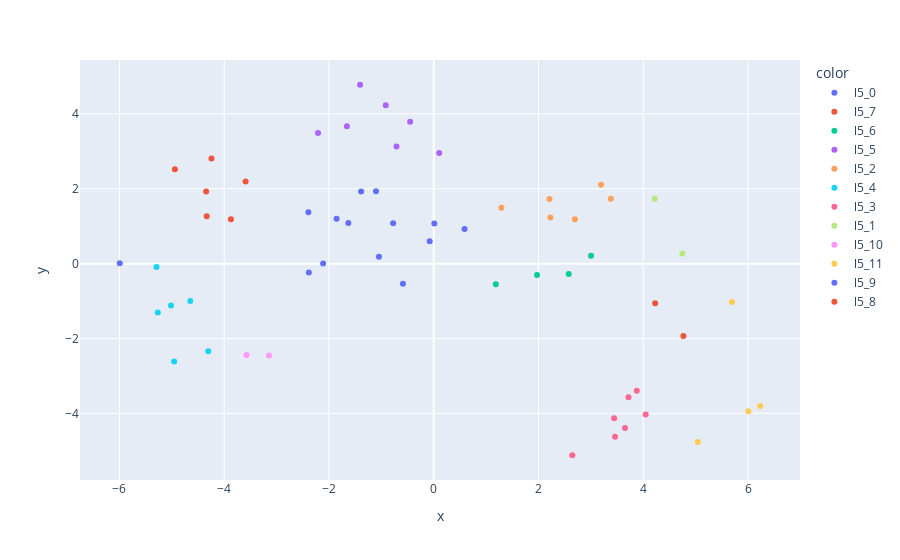

Notebook source saved alongside this figure:
### Markdown cell above
### Level 5

### Code cell
# Manual hyperparameters optimization
plot_clusters(tanks, 12, 5)

### Figure 1 — Plotly figure (JSON) as saved in the notebook; plotly's stock layout.template omitted (floating-point values rounded to 4 significant figures)
{"data": [{"customdata": [["Т-34", "R04_T-34", 5, "mediumTank"], ["Pz.Kpfw. III/IV", "G28_PzIII_IV", 5, "mediumTank"], ["M4A2E4 Sherman", "A44_M4A2E4", 5, "mediumTank"], ["M4 Improved", "A78_M4_Improved", 5, "mediumTank"], ["Pz.Kpfw. IV Ausf. H Ankou", "G81_Pz_IV_AusfH_GuP", 5, "mediumTank"], ["Turán III prototípus", "G116_Turan_III_prot", 5, "mediumTank"], ["Type T-34", "Ch21_T34", 5, "mediumTank"], ["Pz.Kpfw. V/IV Alpha", "G32_PzV_PzIV_ausf_Alfa", 5, "mediumTank"], ["Pz.Kpfw. IV hydrostat.", "G70_PzIV_Hydro", 5, "mediumTank"], ["Т-34 экранированный", "R154_T_34E_1943", 5, "mediumTank"], ["Pz.Kpfw. V/IV", "G32_PzV_PzIV", 5, "mediumTank"], ["Pz.Kpfw. T 25", "G46_T-25", 5, "mediumTank"], ["Pz.Kpfw. III Ausf. K", "G107_PzKpfwIII_AusfK", 5, "mediumTank"]], "hovertemplate": "color=l5_0<br>x=%{x}<br>y=%{y}<br>Танк=%{customdata[0]}<br>Тег=%{customdata[1]}<br>Уровень=%{customdata[2]}<br>Тип=%{customdata[3]}<extra></extra>", "legendgroup": "l5_0", "marker": {"color": "#636efa", "symbol": "circle"}, "mode": "markers", "name": "l5_0", "orientation": "v", "showlegend": true, "type": "scatter", "x": [-2.112, -2.393, -1.103, -1.386, -0.7752, 0.5887, -2.384, -1.853, -0.07727, -1.046, -1.63, -0.5881, 0.01142], "xaxis": "x", "y": [0.006725, 1.373, 1.931, 1.927, 1.076, 0.923, -0.2387, 1.201, 0.5951, 0.1823, 1.084, -0.5352, 1.075], "yaxis": "y"}, {"customdata": [["А-20", "R12_A-20", 5, "lightTank"], ["VK 16.02 Leopard", "G26_VK1602", 5, "lightTank"], ["M24 Chaffee", "A34_M24_Chaffee", 5, "lightTank"], ["M7", "A23_M7_med", 5, "lightTank"], ["Т-50", "R41_T-50", 5, "lightTank"], ["AMX ELC bis", "F62_ELC_AMX", 5, "lightTank"]], "hovertemplate": "color=l5_7<br>x=%{x}<br>y=%{y}<br>Танк=%{customdata[0]}<br>Тег=%{customdata[1]}<br>Уровень=%{customdata[2]}<br>Тип=%{customdata[3]}<extra></extra>", "legendgroup": "l5_7", "marker": {"color": "#EF553B", "symbol": "circle"}, "mode": "markers", "name": "l5_7", "orientation": "v", "showlegend": true, "type": "scatter", "x": [-4.941, -3.871, -4.334, -3.591, -4.345, -4.243], "xaxis": "x", "y": [2.52, 1.185, 1.264, 2.193, 1.926, 2.804], "yaxis": "y"}, {"customdata": [["Excelsior", "GB51_Excelsior", 5, "heavyTank"], ["Valiant", "GB37_Valliant", 5, "mediumTank"], ["Матильда IV", "R32_Matilda_II_LL", 5, "mediumTank"], ["Matilda Black Prince", "GB68_Matilda_Black_Prince", 5, "mediumTank"]], "hovertemplate": "color=l5_6<br>x=%{x}<br>y=%{y}<br>Танк=%{customdata[0]}<br>Тег=%{customdata[1]}<br>Уровень=%{customdata[2]}<br>Тип=%{customdata[3]}<extra></extra>", "legendgroup": "l5_6", "marker": {"color": "#00cc96", "symbol": "circle"}, "mode": "markers", "name": "l5_6", "orientation": "v", "showlegend": true, "type": "scatter", "x": [3.003, 2.577, 1.185, 1.972], "xaxis": "x", "y": [0.2127, -0.2777, -0.5504, -0.3043], "yaxis": "y"}, {"customdata": [["Type 3 Chi-Nu", "J08_Chi_Nu", 5, "mediumTank"], ["25TP KSUST II", "Pl12_25TP_KSUST_II", 5, "mediumTank"], ["Strv m/42", "S02_Strv_M42", 5, "mediumTank"], ["P.43", "It11_P43", 5, "mediumTank"], ["DS PZInż", "Pl17_DS_PZlnz", 5, "mediumTank"], ["Škoda T 24", "Cz09_T_24", 5, "mediumTank"], ["Type 3 Chi-Nu Kai", "J12_Chi_Nu_Kai", 5, "mediumTank"]], "hovertemplate": "color=l5_5<br>x=%{x}<br>y=%{y}<br>Танк=%{customdata[0]}<br>Тег=%{customdata[1]}<br>Уровень=%{customdata[2]}<br>Тип=%{customdata[3]}<extra></extra>", "legendgroup": "l5_5", "marker": {"color": "#ab63fa", "symbol": "circle"}, "mode": "markers", "name": "l5_5", "orientation": "v", "showlegend": true, "type": "scatter", "x": [-0.7104, -1.406, -0.9158, -0.4507, -1.658, -2.208, 0.1041], "xaxis": "x", "y": [3.124, 4.776, 4.226, 3.789, 3.671, 3.491, 2.954], "yaxis": "y"}, {"customdata": [["КВ-220-2", "R38_KV-220", 5, "heavyTank"], ["T1 Heavy Tank", "A09_T1_hvy", 5, "heavyTank"], ["T14", "A21_T14", 5, "heavyTank"], ["BDR G1 B", "F05_BDR_G1B", 5, "heavyTank"], ["Ram II", "A62_Ram-II", 5, "mediumTank"], ["КВ-220-2 Бета-Тест", "R38_KV-220_beta", 5, "heavyTank"]], "hovertemplate": "color=l5_2<br>x=%{x}<br>y=%{y}<br>Танк=%{customdata[0]}<br>Тег=%{customdata[1]}<br>Уровень=%{customdata[2]}<br>Тип=%{customdata[3]}<extra></extra>", "legendgroup": "l5_2", "marker": {"color": "#FFA15A", "symbol": "circle"}, "mode": "markers", "name": "l5_2", "orientation": "v", "showlegend": true, "type": "scatter", "x": [3.381, 2.695, 2.226, 2.209, 1.292, 3.193], "xaxis": "x", "y": [1.734, 1.187, 1.23, 1.728, 1.494, 2.109], "yaxis": "y"}, {"customdata": [["M10 RBFM", "F112_M10_RBFM", 5, "AT-SPG"], ["СУ-85И", "R78_SU_85I", 5, "AT-SPG"], ["T67", "A58_T67", 5, "AT-SPG"], ["Pz.Sfl. IVc", "G76_Pz_Sfl_IVc", 5, "AT-SPG"], ["60G FT", "Ch33_60G_FT", 5, "AT-SPG"], ["StuG IV", "G104_Stug_IV", 5, "AT-SPG"]], "hovertemplate": "color=l5_4<br>x=%{x}<br>y=%{y}<br>Танк=%{customdata[0]}<br>Тег=%{customdata[1]}<br>Уровень=%{customdata[2]}<br>Тип=%{customdata[3]}<extra></extra>", "legendgroup": "l5_4", "marker": {"color": "#19d3f3", "symbol": "circle"}, "mode": "markers", "name": "l5_4", "orientation": "v", "showlegend": true, "type": "scatter", "x": [-4.647, -4.303, -5.292, -5.267, -5.015, -4.956], "xaxis": "x", "y": [-0.9955, -2.336, -0.09037, -1.307, -1.117, -2.612], "yaxis": "y"}, {"customdata": [["Renault G1", "F11_Renault_G1R", 5, "mediumTank"], ["M4A1 Sherman", "A05_M4_Sherman", 5, "mediumTank"], ["Cavalier", "GB107_Cavalier", 5, "mediumTank"], ["Pz.Kpfw. IV Ausf. H", "G81_Pz_IV_AusfH", 5, "mediumTank"], ["VK 30.01 (H)", "G13_VK3001H", 5, "mediumTank"], ["Sherman III", "GB50_Sherman_III", 5, "mediumTank"], ["Covenanter", "GB60_Covenanter", 5, "lightTank"]], "hovertemplate": "color=l5_3<br>x=%{x}<br>y=%{y}<br>Танк=%{customdata[0]}<br>Тег=%{customdata[1]}<br>Уровень=%{customdata[2]}<br>Тип=%{customdata[3]}<extra></extra>", "legendgroup": "l5_3", "marker": {"color": "#FF6692", "symbol": "circle"}, "mode": "markers", "name": "l5_3", "orientation": "v", "showlegend": true, "type": "scatter", "x": [3.719, 3.652, 3.461, 4.046, 3.876, 3.444, 2.646], "xaxis": "x", "y": [-3.566, -4.389, -4.624, -4.029, -3.393, -4.129, -5.115], "yaxis": "y"}, {"customdata": [["Черчилль III", "R33_Churchill_LL", 5, "heavyTank"], ["Churchill I", "GB08_Churchill_I", 5, "heavyTank"]], "hovertemplate": "color=l5_1<br>x=%{x}<br>y=%{y}<br>Танк=%{customdata[0]}<br>Тег=%{customdata[1]}<br>Уровень=%{customdata[2]}<br>Тип=%{customdata[3]}<extra></extra>", "legendgroup": "l5_1", "marker": {"color": "#B6E880", "symbol": "circle"}, "mode": "markers", "name": "l5_1", "orientation": "v", "showlegend": true, "type": "scatter", "x": [4.22, 4.745], "xaxis": "x", "y": [1.731, 0.2741], "yaxis": "y"}, {"customdata": [["Archer", "GB44_Archer", 5, "AT-SPG"], ["S35 CA", "F33_S_35CA", 5, "AT-SPG"]], "hovertemplate": "color=l5_10<br>x=%{x}<br>y=%{y}<br>Танк=%{customdata[0]}<br>Тег=%{customdata[1]}<br>Уровень=%{customdata[2]}<br>Тип=%{customdata[3]}<extra></extra>", "legendgroup": "l5_10", "marker": {"color": "#FF97FF", "symbol": "circle"}, "mode": "markers", "name": "l5_10", "orientation": "v", "showlegend": true, "type": "scatter", "x": [-3.144, -3.574], "xaxis": "x", "y": [-2.45, -2.437], "yaxis": "y"}, {"customdata": [["StuG III Ausf. G", "G05_StuG_40_AusfG", 5, "AT-SPG"], ["СУ-85", "R02_SU-85", 5, "AT-SPG"], ["AT 2", "GB73_AT2", 5, "AT-SPG"], ["M10 Wolverine", "A30_M10_Wolverine", 5, "AT-SPG"]], "hovertemplate": "color=l5_11<br>x=%{x}<br>y=%{y}<br>Танк=%{customdata[0]}<br>Тег=%{customdata[1]}<br>Уровень=%{customdata[2]}<br>Тип=%{customdata[3]}<extra></extra>", "legendgroup": "l5_11", "marker": {"color": "#FECB52", "symbol": "circle"}, "mode": "markers", "name": "l5_11", "orientation": "v", "showlegend": true, "type": "scatter", "x": [6.007, 6.233, 5.693, 5.041], "xaxis": "x", "y": [-3.94, -3.798, -1.026, -4.764], "yaxis": "y"}, {"customdata": [["Ikv 103", "S14_Ikv_103", 5, "AT-SPG"]], "hovertemplate": "color=l5_9<br>x=%{x}<br>y=%{y}<br>Танк=%{customdata[0]}<br>Тег=%{customdata[1]}<br>Уровень=%{customdata[2]}<br>Тип=%{customdata[3]}<extra></extra>", "legendgroup": "l5_9", "marker": {"color": "#636efa", "symbol": "circle"}, "mode": "markers", "name": "l5_9", "orientation": "v", "showlegend": true, "type": "scatter", "x": [-5.993], "xaxis": "x", "y": [0.01263], "yaxis": "y"}, {"customdata": [["КВ-1", "R80_KV1", 5, "heavyTank"], ["O-I Experimental", "J23_Mi_To", 5, "heavyTank"]], "hovertemplate": "color=l5_8<br>x=%{x}<br>y=%{y}<br>Танк=%{customdata[0]}<br>Тег=%{customdata[1]}<br>Уровень=%{customdata[2]}<br>Тип=%{customdata[3]}<extra></extra>", "legendgroup": "l5_8", "marker": {"color": "#EF553B", "symbol": "circle"}, "mode": "markers", "name": "l5_8", "orientation": "v", "showlegend": true, "type": "scatter", "x": [4.766, 4.226], "xaxis": "x", "y": [-1.93, -1.057], "yaxis": "y"}], "layout": {"legend": {"title": {"text": "color"}, "tracegroupgap": 0}, "margin": {"t": 60}, "xaxis": {"anchor": "y", "domain": [0, 1], "title": {"text": "x"}}, "yaxis": {"anchor": "x", "domain": [0, 1], "title": {"text": "y"}}}}
